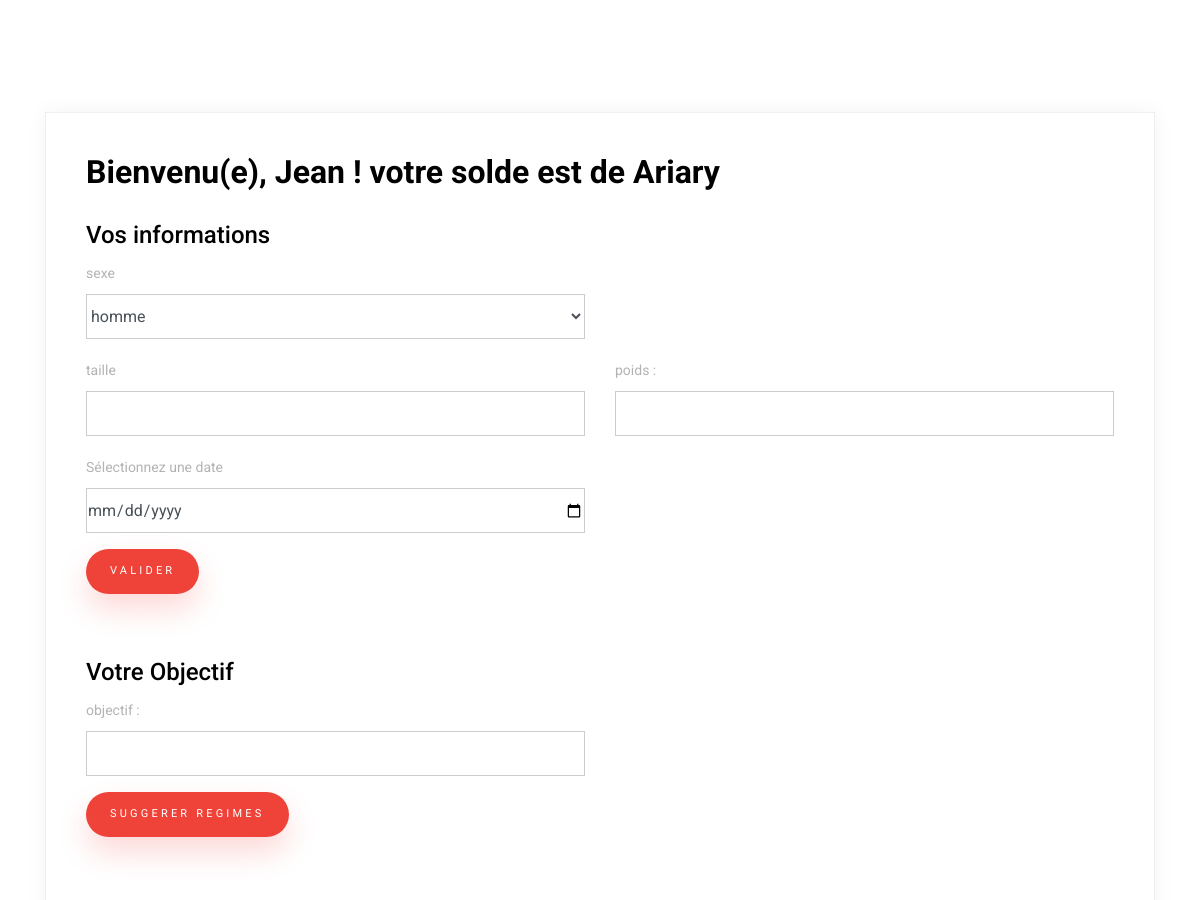
Page /Home_Controller/loadfrontoffice (signed in, upper part) on the earlier database version.
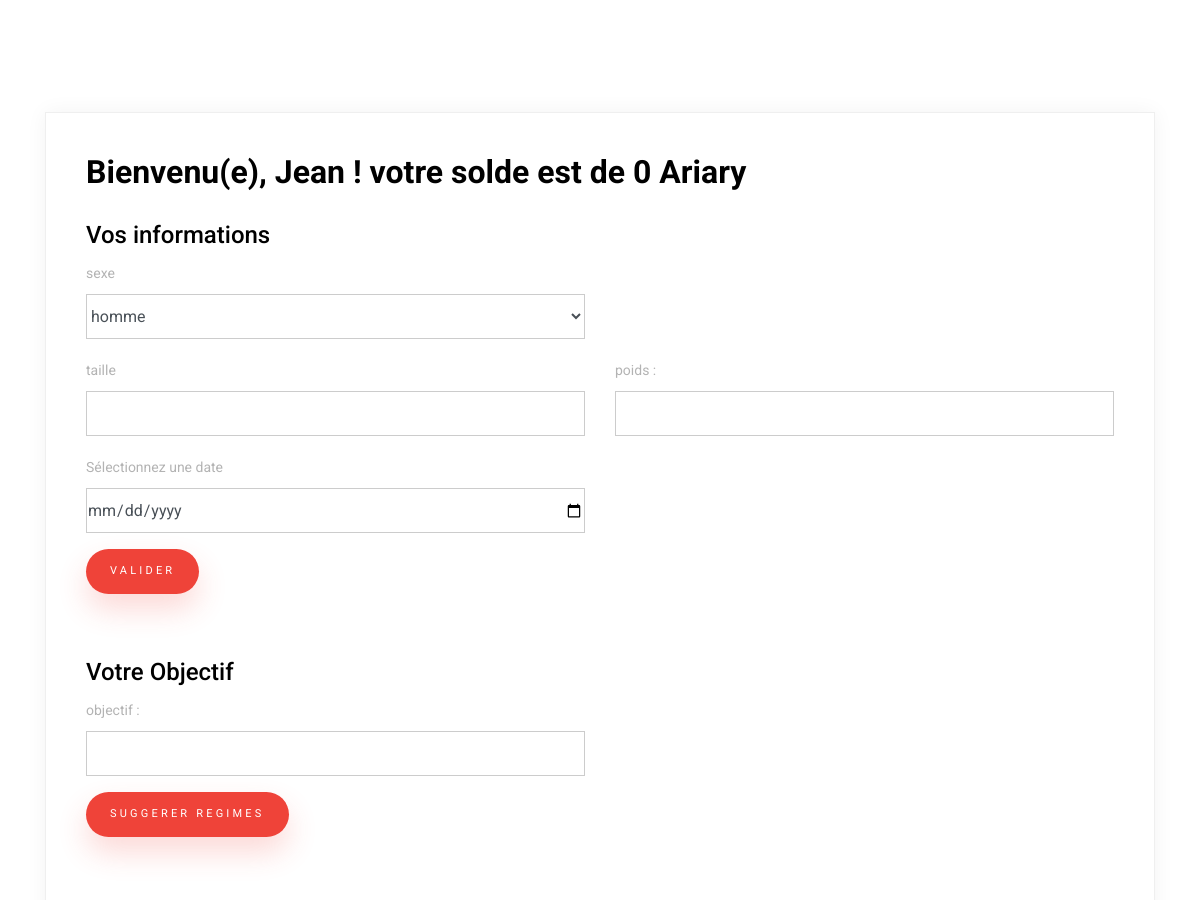
Same page on the later database version.
### tables this page shows
CREATE TABLE Wallet(
    idProfile INT,
    montant double,
    FOREIGN KEY(idProfile) REFERENCES Profile(idProfile)
);

### application/controllers/Home_Controller.php (called while the page is built, shortened)
<?php
class Home_Controller extends CI_Controller {
    public function loadFrontOffice(){
        $this->load->model("Code_Model");
        $this->load->model("Wallet_Model");
        $viewData['userdata'] = $_SESSION['userdata'];
        $viewData['codes'] = $this->Code_Model->getCodeValid($_SESSION['userdata']['idProfile']);
        $viewData['wallet'] = $this->Wallet_Model->getWallet($_SESSION['userdata']['idProfile']);
        $this->load->view('frontoffice_view', $viewData);
    }
}

### index.php (called while the page is built, shortened)
<?php
require_once BASEPATH.'core/CodeIgniter.php';

### application/models/Wallet_Model.php (called while the page is built, shortened)
<?php
class Wallet_Model extends CI_Model
{
    public function getWallet($idProfile){
        $query = $this->db->get_where('Wallet', array('idProfile' => $idProfile));
        if($query->num_rows() === 1){
            return $query->result_array()[0];
        }else{
            return array();
        }
    }
}
?>

### application/views/frontoffice_view.php (the view, shortened to what this page needs)
<!DOCTYPE html>
<html lang="en">
<head>
    <link rel="stylesheet" href="<?= base_url("assets/fonts/icomoon/style.css")?>">
    <link rel="stylesheet" href="<?= base_url("assets/css/bootstrap.min.css")?>">
    <link rel="stylesheet" href="<?= base_url("assets/css/style.css")?>">
</head>
<body>
        <div class="content">
            <div class="container">
                <div class="row align-items-stretch no-gutters contact-wrap">
                    <div class="col-md-12">
                        <div class="form h-100">
                            <h3>Bienvenu(e), <?php echo $userdata['username'] ;?> ! votre solde est de <?php echo $wallet['montant'] ;?> Ariary</h3>
                            <div class="userDataForm">
                                <h4>Vos informations</h4>
                                <form class="mb-5" method="POST" id="userdataForm" name="contactForm">
                                <div class="row">
                                    <div class="col-md-6 form-group mb-3">
                                        <label for="sexe" class="col-form-label">sexe </label>
                                        <select class="form-control" name="sexe" id="sexe">
                                            <option value="0">homme</option>
                                        </select>
                                    </div>
                                </div>
                                <div class="row">
                                    <div class="col-md-6 form-group mb-3">
                                        <label class="col-form-label" for="taille">taille </label>
                                        <input class="form-control" type="number" step="1" name="taille" id="taille" required min=0>
                                    </div>
                                    <div class="col-md-6 form-group mb-3">
                                        <label  class="col-form-label" for="poids">poids :</label>
                                        <input class="form-control" type="number" step="1" name="poids" id="poids" required min=0>
                                    </div>
                                </div>
                                <div class="row">
                                    <div class="col-md-6 form-group mb-3">
                                        <label for="date" class="col-form-label">Sélectionnez une date </label>
                                        <input class="form-control" type="date" id="date" name="date" required>
                                    </div>
                                </div>
                                <div class="row">
                                    <div class="col-md-12 form-group">
                                        <input type="submit" value="Valider" class="btn btn-primary rounded-0 py-2 px-4">
                                    </div>
                                </div>
                                </form>
                            </div>
                            <div class="objectif_form">
                                <h4>Votre Objectif</h4>
                                <form class="mb-5" method="POST" id="objectifForm" name="contactForm" >
                                    <div class="row">
                                        <div class="col-md-6 form-group mb-3">
                                            <label class="col-form-label" for="objectif">objectif :</label>
                                            <input class="form-control" type="number" step="1" name="objectif" id="objectif" required>
                                        </div>
                                    </div>
                                    <div class="row">
                                        <div class="col-md-12 form-group">
                                        <input type="submit" value="Suggerer regimes" class="btn btn-primary rounded-0 py-2 px-4">
                                        </div>
                                    </div>
                                </form>
                            </div>
                        </div>
                    </div>
                </div>
            </div>
        </div>
</body>
</html>

### assets/css/style.css (style rules this page uses)
body { font-family: "Roboto", sans-serif; background-color: #fff; line-height: 1.9; color: #8c8c8c; position: relative; }
h1, h2, h3, h4, h5, h6, .h1, .h2, .h3, .h4, .h5, .h6 { font-family: "Roboto", sans-serif; color: #000; }
.content { padding: 7rem 0; }
.form-control { border: 1px solid #ccc; padding-left: 0; padding-right: 0; border-radius: 0; background: none; }
.col-form-label { color: #000; font-size: 13px; }
.btn, .form-control, .custom-select { height: 45px; border-radius: 0; }
.btn { border: none; border-radius: 0; font-size: 11px; letter-spacing: .2rem; text-transform: uppercase; border-radius: 30px !important; }
.btn.btn-primary { border-radius: 10px; background: #ef4339; color: #fff; -webkit-box-shadow: 0 15px 30px 0 rgba(239, 67, 57, 0.2); box-shadow: 0 15px 30px 0 rgba(239, 67, 57, 0.2); }
.contact-wrap { -webkit-box-shadow: 0 0px 20px 0 rgba(0, 0, 0, 0.05); box-shadow: 0 0px 20px 0 rgba(0, 0, 0, 0.05); border: 1px solid #efefef; }
.contact-wrap .col-form-label { font-size: 14px; color: #b3b3b3; margin: 0 0 10px 0; display: inline-block; padding: 0; }
.contact-wrap .form, .contact-wrap .contact-info { padding: 40px; }
.contact-wrap .form { background: #fff; }
.contact-wrap .form h3 { color: #000; font-size: 2rem; font-weight: 700; margin-bottom: 30px; }

Differences in the rows shown:
added wallet: montant "0"
